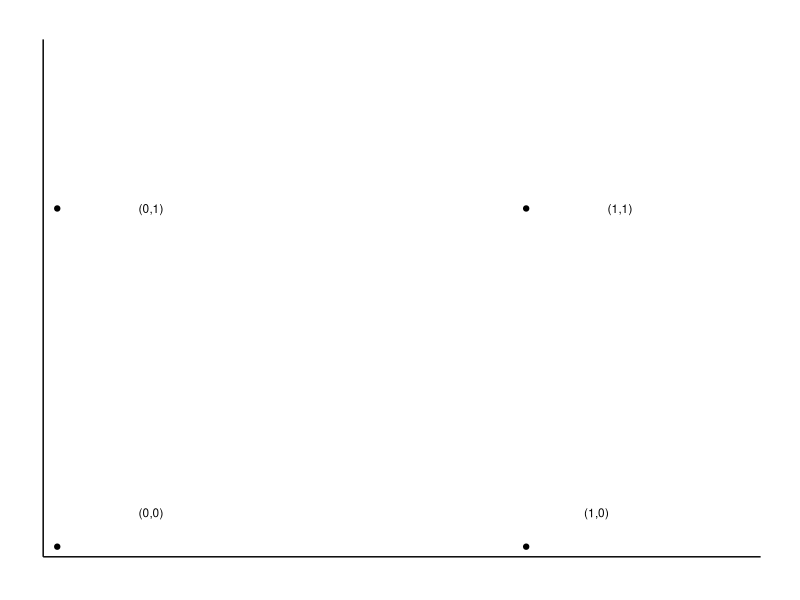
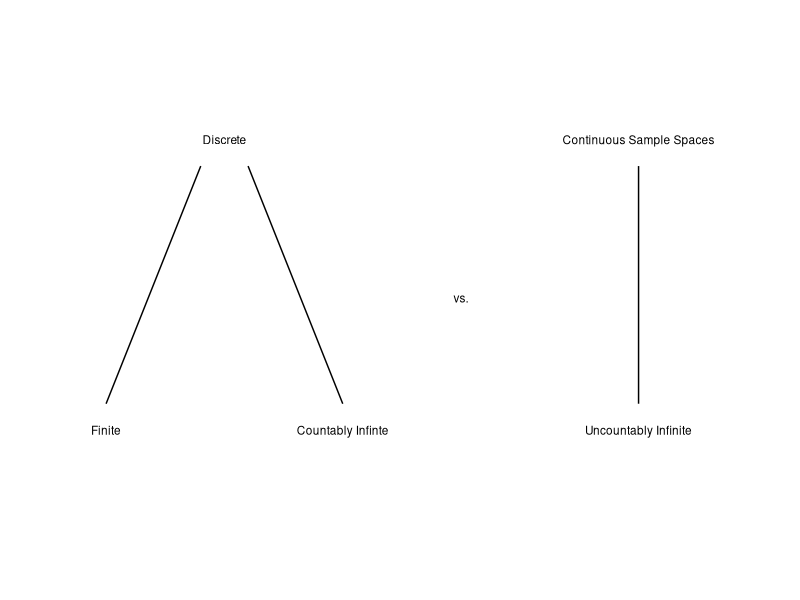
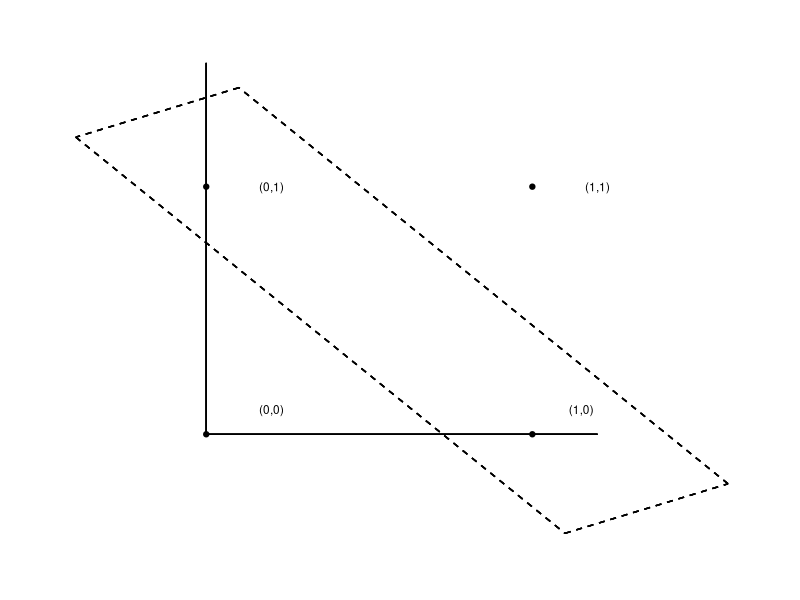

These figures' R source, in order:
## ---- chunk 1
library(knitr)
knitr::opts_chunk$set(error = TRUE, comment = NA, warnings = FALSE, messages = FALSE, tidy = FALSE, echo = FALSE, eval = TRUE, include = TRUE)
## ---- chunk 2
suppressWarnings(suppressMessages(library(grid)))
suppressWarnings(suppressMessages(library(ggplot2)))
## ---- chunk 3
library(grid)
x <- c(0, 0, 1, 1)
y <- c(0, 1, 0, 1)
dat1 <- data.frame(x, y)
example1 <- ggplot(dat1, aes(x=x, y=y))+
  geom_point()+
  scale_x_continuous(expand = c(0,0), limits = c(-.03,1.5))+
  scale_y_continuous(expand=c(0,0), limits = c(-.03,1.5))
example1 + annotate("text", x=1.2, y=1, label = "(1,1)", size=3)+
  annotate("text", x=1.15, y=0.1, label = "(1,0)", size=3)+
  annotate("text", x=0.2, y=1, label = "(0,1)", size=3)+
  annotate("text", x=0.2, y=0.1, label = "(0,0)", size=3)+
  theme(axis.title= element_blank(), axis.text=element_blank(), 
        axis.ticks=element_blank(), panel.background=element_blank(), 
        panel.grid= element_blank(), axis.line=element_line(linetype= "solid"),
        plot.margin=unit(c(1,1,1,1),'cm'))
## ---- chunk 4
library(grid)
df <- data.frame(
  x = c(0, .8, 1.1, 1.2, 2, 3, 4.5, 4.5),
  y = c(.1, 1, NA, 1, .1, NA, 1, .1))

p2 <- qplot(x, y, data = df, geom = "line")+
  scale_x_continuous(limits=c(-.5,5.5))+
  scale_y_continuous(limits=c(-.5,1.5))
p2 + annotate("text", x=1, y=1.1, label = "Discrete", size=3)+
  annotate("text", x=0, y=0, label = "Finite", size=3)+
  annotate("text", x=2, y=0, label = "Countably Infinte", size=3)+  
  annotate("text", x=3, y=.5, label = "vs.", size=3)+
  annotate("text", x=4.5, y=1.1, label = "Continuous Sample Spaces", size=3)+
  annotate("text", x=4.5, y=0, label = "Uncountably Infinite", size=3)+
  theme(axis.title= element_blank(), axis.text=element_blank(), 
        panel.grid= element_blank(), axis.ticks=element_blank(), 
        panel.background=element_blank())
## ---- chunk 5
library(grid)
x <- c(0, 0, 1, 1)
y <- c(0, 1, 0, 1)
dat1 <- data.frame(x, y)
example1 <- ggplot(dat1, aes(x=x, y=y))+
  geom_point()+
  coord_cartesian()
example1 + annotate("text", x=1.2, y=1, label = "(1,1)", size=3)+
  annotate("text", x=1.15, y=0.1, label = "(1,0)", size=3)+
  annotate("text", x=0.2, y=1, label = "(0,1)", size=3)+
  annotate("text", x=0.2, y=0.1, label = "(0,0)", size=3)+
  theme(axis.title= element_blank(), axis.text=element_blank(), 
        axis.ticks=element_blank(), panel.background=element_blank(), 
        panel.grid= element_blank(), axis.line=element_blank(),
        plot.margin=unit(c(1,1,1,1),'cm'))+
  geom_segment(aes(x = 0.1, y = 1.4, xend = -.4, yend = 1.2),linetype=2) +
  geom_segment(aes(x = -.4, y = 1.2, xend = 1.1, yend = -0.4),linetype=2) +
  geom_segment(aes(x = 1.1, y = -0.4, xend = 1.6, yend = -0.2),linetype=2) +
  geom_segment(aes(x = 1.6, y = -0.2, xend = 0.1, yend = 1.4),linetype=2) +
  geom_segment(aes(x=0,y=0,xend=0,yend=1.5),linetype=1)+
  geom_segment(aes(x=0,y=0,xend=1.2,yend=0),linetype=1)
